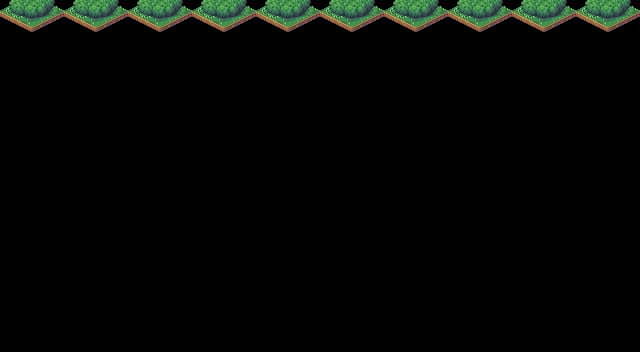

A 2D game scene composited from a Tiled map and its tileset images. What follows is a short description and the map's XML, with every tile layer's data as written:
An orthogonal 10x11 tile map with 64x32 px tiles, 1 tile layer (Слой тайлов 1), 2 tilesets.

<map version="1.0" tiledversion="1.1.1" orientation="orthogonal" renderorder="left-down" width="10" height="11" tilewidth="64" tileheight="32" infinite="0" nextobjectid="1">
 <tileset firstgid="1" name="tileset tiled" tilewidth="64" tileheight="64" tilecount="24" columns="6">
  <image source="tileset_tiled.png" width="439" height="256" />
 </tileset>
 <tileset firstgid="25" source="tileset tiled.tsx" />
 <layer name="Слой тайлов 1" width="10" height="11">
  <data encoding="csv">
1,1,1,1,1,1,1,1,1,1,
0,0,0,0,0,0,0,0,0,0,
0,0,0,0,0,0,0,0,0,0,
0,0,0,0,0,0,0,0,0,0,
0,0,0,0,0,0,0,0,0,0,
0,0,0,0,0,0,0,0,0,0,
0,0,0,0,0,0,0,0,0,0,
0,0,0,0,0,0,0,0,0,0,
0,0,0,0,0,0,0,0,0,0,
0,0,0,0,0,0,0,0,0,0,
0,0,0,0,0,0,0,0,0,0
</data>
 </layer>
</map>